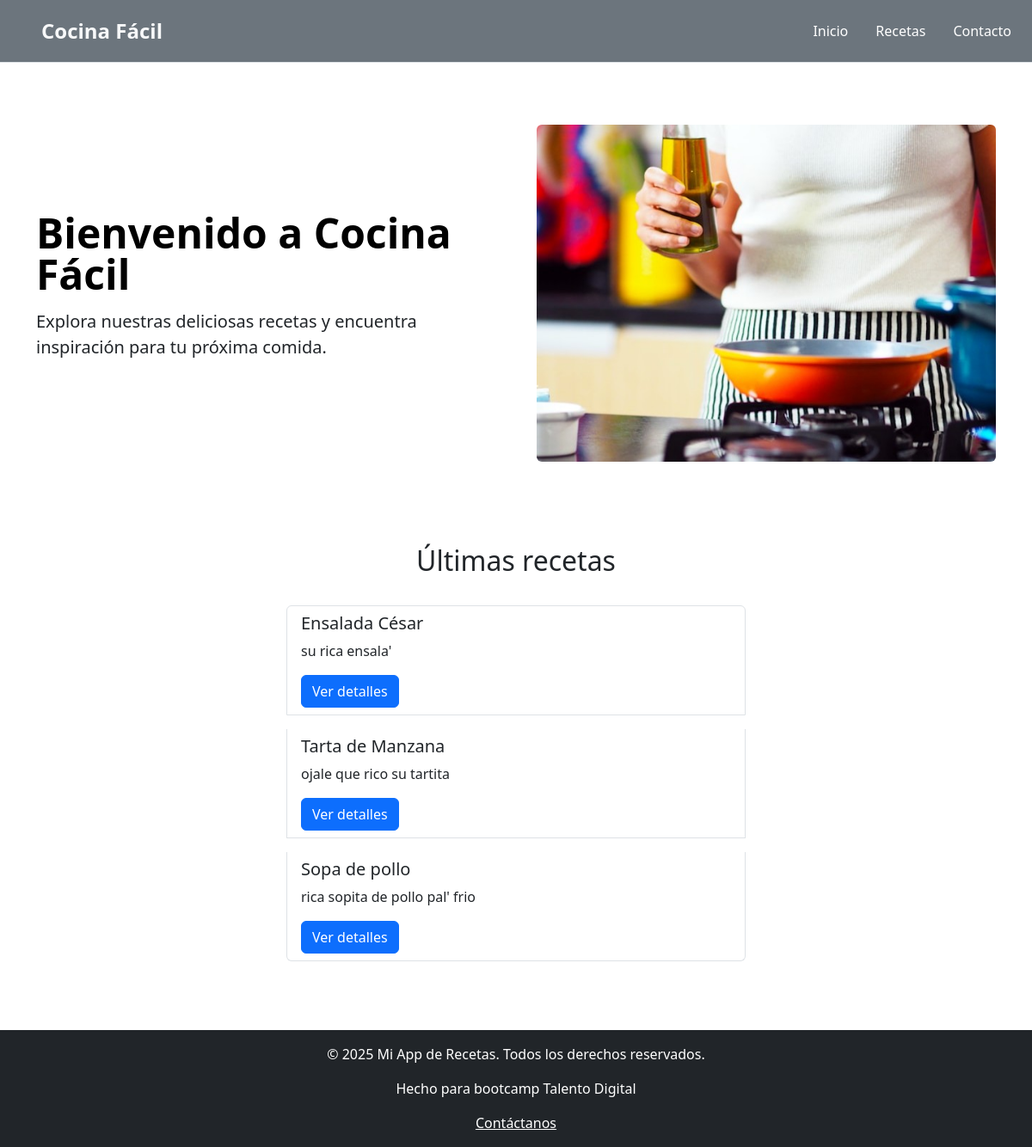
The page / on the database its author committed.
### recetas/models.py (models this page shows, shortened)
class Receta(models.Model):
    nombre = models.CharField(max_length=100)
    ingredientes = models.TextField()
    descripcion = models.TextField(null=True, blank=True)
    instrucciones = models.TextField()
    tiempo_preparacion = models.IntegerField(help_text="En minutos")
    imagen = models.ImageField(upload_to='recetas/', null=True, blank=True)

### Recetas_Py/views.py (the view)
# urls.py: path('', views.inicio, name='inicio'),  # Página de inicio
def inicio(request):
    ultimas_recetas = Receta.objects.order_by('-id')[:5]
    return render(request, 'inicio.html', {'ultimas_recetas': ultimas_recetas})

### templates/inicio.html (shortened to what this page needs)
{% extends 'base.html' %}
{% block content %}
<div class="row flex-lg-row-reverse align-items-center g-5 py-5">
  <div class="col-10 col-sm-8 col-lg-6">
    <img src="media\imagen-hero.jpg" class="d-block mx-lg-auto img-fluid rounded" alt="Imagen de una persona cocinando" width="700" height="500" loading="lazy">
  </div>
  <div class="col-lg-6">
    <h1 class="display-5 fw-bold text-body-emphasis lh-1 mb-3">Bienvenido a Cocina Fácil</h1>
    <p class="lead">Explora nuestras deliciosas recetas y encuentra inspiración para tu próxima comida.</p>
  </div>
</div>
<div class="container py-5">
  <div class="row justify-content-center">
    <div class="col-12">
      <h2 class="text-center mb-4">Últimas recetas</h2>
    </div>
    <div class="col-md-8 col-lg-6">
      <ul class="list-group">
        {% for receta in ultimas_recetas %}
          <li class="list-group-item py-2 my-2">
            <h5>{{ receta.nombre }}</h5>
            <p>{{ receta.descripcion|truncatewords:20 }}</p>
            <a class="btn btn-primary" href="{% url 'detalle_receta' receta.id %}">Ver detalles</a>
          </li>
        {% empty %}
          <li class="list-group-item">No hay recetas disponibles.</li>
        {% endfor %}
      </ul>
    </div>
  </div>
</div>
{% endblock %}

### rows shown on the page
Receta: nombre "Ensalada César", descripcion "su rica ensala'"
Receta: nombre "Tarta de Manzana", descripcion "ojale que rico su tartita"
Receta: nombre "Sopa de pollo", descripcion "rica sopita de pollo pal' frio"
